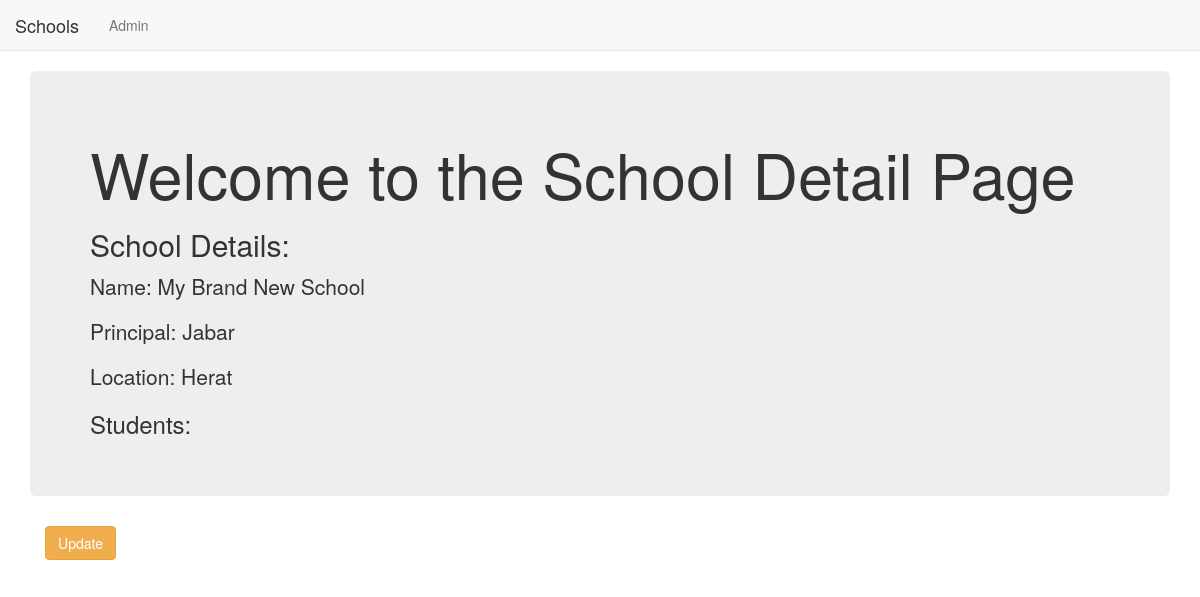
The app's page /basic_app/3/ with its own data.
### basic_app/models.py (models this page shows, shortened)
class School(models.Model):
    name = models.CharField(max_length=256)
    principal = models.CharField(max_length=256)
    location = models.CharField(max_length=256)

### basic_app/views.py (the view)
# urls.py: path('<int:pk>/', views.SchoolDetailView.as_view(),name='detail'),
class SchoolDetailView(DetailView):
    context_object_name = 'school_details'
    model = models.School
    template_name = 'basic_app/school_detail.html'

### basic_app/templates/basic_app/school_detail.html (shortened to what this page needs)
{% extends "basic_app/basic_app_base.html" %}
{% block body_block %}
  <div class="jumbotron">
    <h1>Welcome to the School Detail Page</h1>
    <h2>School Details:</h2>
    <p>Name: {{school_details.name}}</p>
    <p>Principal: {{school_details.principal}}</p>
    <p>Location: {{school_details.location}}</p>
    <h3>Students:</h3>
  </div>
  <div class="container">
    <p><a class="btn btn-warning" href="{% url 'basic_app:update' pk=school_details.pk %}">Update</a></p>
  </div>
{% endblock %}

### records on screen
School: name "My Brand New School", principal "Jabar", location "Herat"
